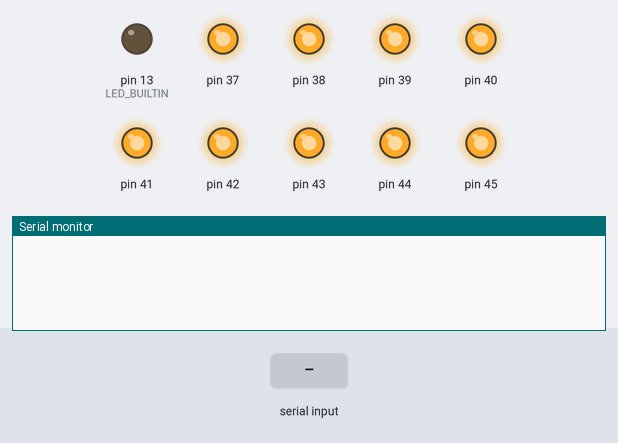
The program below on a simulated Arduino Mega 2560, built with avr-gcc and run on an emulated ATmega2560. On the bench: output pins drawn as LEDs (lit = HIGH), the last lines printed to the serial monitor. The test bench sets the inputs (shaded band). Random numbers use the default seed unless the program sets one.

Above: at 1.2 s.
1.3 s: "ON\n" received over the second serial link
At 2.1 s:
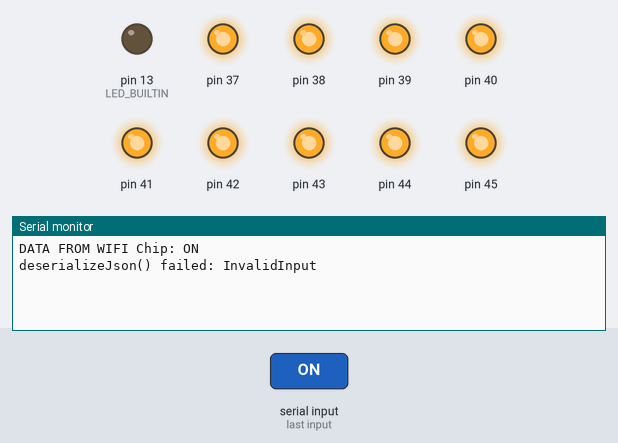
2.8 s: "OFF\n" received over the second serial link
At 4.1 s:
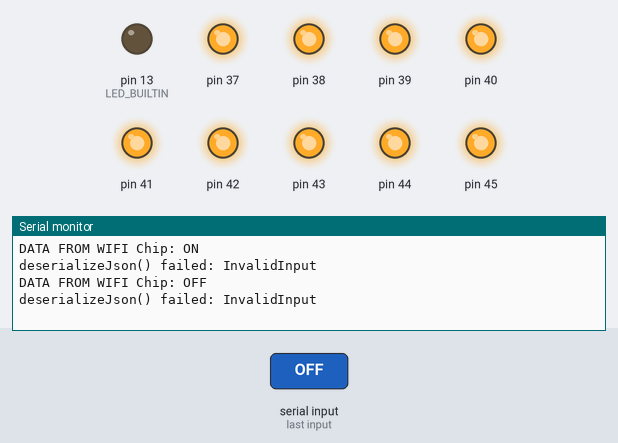
4.7 s: "debug:\n" received over the second serial link
At 6.2 s:
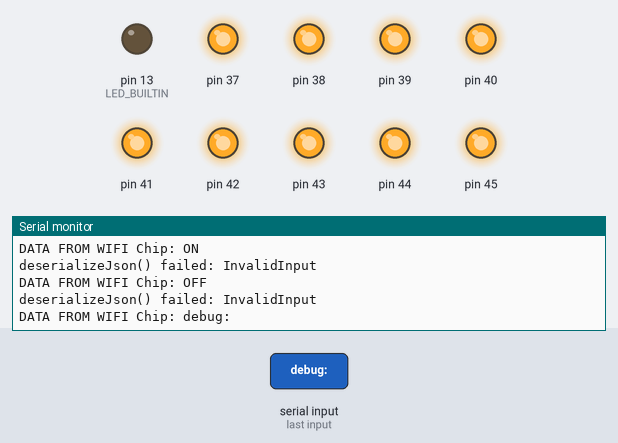

The program:

main.cpp
```cpp
#include <Arduino.h>
#include <ArduinoJson.h>
#include "pin.h"

#ifndef ARDUINO_CPP
#define ARDUINO_CPP
// Define the device ID
String ID = "EC01";
// Define the pin numbers to easily readable names
#define OP1 45
#define OP2 44
#define OP3 43
#define OP4 42
#define OP5 41
#define OP6 40
#define OP7 39
#define OP8 38
#define OP9 37

#define IP1 30
#define IP2 29
#define IP3 28
#define IP4 27
#define IP5 26
#define IP6 25
#define IP7 24
#define IP8 23
#define IP9 22

#define AI1 A1
#define AI2 A2

// Define the pin states based on pullup settings
const int ON = LOW;
const int OFF = HIGH;

// Define the commands received from the server

// Define the Pin class to hold the state of the pins

Pin op1(OP1, "OP1", "OFF");
Pin op2(OP2, "OP2", "OFF");
Pin op3(OP3, "OP3", "OFF");
Pin op4(OP4, "OP4", "OFF");
Pin op5(OP5, "OP5", "OFF");
Pin op6(OP6, "OP6", "OFF");
Pin op7(OP7, "OP7", "OFF");
Pin op8(OP8, "OP8", "OFF");
Pin op9(OP9, "OP9", "OFF");

Pin ip1(IP1, "IP1", "OFF");
Pin ip2(IP2, "IP2", "OFF");
Pin ip3(IP3, "IP3", "OFF");
Pin ip4(IP4, "IP4", "OFF");
Pin ip5(IP5, "IP5", "OFF");
Pin ip6(IP6, "IP6", "OFF");
Pin ip7(IP7, "IP7", "OFF");
Pin ip8(IP8, "IP8", "OFF");
Pin ip9(IP9, "IP9", "OFF");

// Define the array of output pins, output state, and output commands
#define OPARRAYSIZE 9
Pin opArray[OPARRAYSIZE] = {op1, op2, op3, op4, op5, op6, op7, op8, op9};

// Define the array of input pins and input state
#define IPARRAYSIZE 9

Pin ipArray[IPARRAYSIZE] = {ip1, ip2, ip3, ip4, ip5, ip6, ip7, ip8, ip9};

#endif
bool awaitingResponseFromServer = false;

// -------------Setup Start----------------
void setupDigitalPins()
{
  for (int i = 0; i < OPARRAYSIZE; i++)
  {
    pinMode(opArray[i].pinNumber, OUTPUT);
  }
  for (int i = 0; i < IPARRAYSIZE; i++)
  {
    pinMode(ipArray[i].pinNumber, INPUT_PULLUP);
  }
}

void initDigitalPins()
{
  for (int i = 0; i < OPARRAYSIZE; i++)
  {
    digitalWrite(opArray[i].pinNumber, OFF);
  }
  for (int i = 0; i < IPARRAYSIZE; i++)
  {
    digitalWrite(ipArray[i].pinNumber, OFF);
  }
}

void setup()
{
  Serial.begin(9600);  // For debugging
  Serial2.begin(9600); // For writing to Wifi chip which will be used to communicate with the server
  Serial2.setTimeout(1000);
  pinMode(LED_BUILTIN, OUTPUT);

  setupDigitalPins();
  initDigitalPins();
}
// -------------Setup End----------------

// -------------Loop Start----------------
void readDigitalOutput()
{
  for (int i = 0; i < OPARRAYSIZE; i++)
  {
    opArray[i].pinState = digitalRead(opArray[i].pinNumber) == ON ? "ON" : "OFF";
  }
}

void readDigitalInput()
{
  for (int i = 0; i < IPARRAYSIZE; i++)
  {
    ipArray[i].pinState = digitalRead(ipArray[i].pinNumber) == ON ? "ON" : "OFF";
  }
}

String createOutputJSON()
{
  // Create JSON
  JsonDocument doc;
  JsonDocument values;

  for (int i = 0; i < OPARRAYSIZE; i++)
  {
    values[opArray[i].pinName] = opArray[i].pinState;
  }
  values["v"] = random(230, 240);
  doc["values"] = values;

  String jsonString = "";
  serializeJson(doc, jsonString);
  return jsonString;
}

int getValue(String command)
{
  if (command == "ON")
  {
    return ON;
  }
  else if (command == "OFF")
  {
    return OFF;
  }
  else
  {
    return -1;
  }
}

void sendData(String jsonString)
{

  // Serial.println("Sending JSON to server: " + jsonString);

  // Send JSON to the server
  Serial2.println(jsonString);
  Serial2.flush();
}

void recieveCommands()
{

  if (Serial2.available())
  {
    JsonDocument doc;
    String serialData = Serial2.readStringUntil('\n');
    Serial.println("DATA FROM WIFI Chip: " + serialData);
    if (serialData == "" || serialData == "\n" || serialData.indexOf("debug:") >= 0)
    {
      return;
    }
    DeserializationError error = deserializeJson(doc, serialData);
    if (error)
    {
      Serial.print(F("deserializeJson() failed: "));
      Serial.println(error.c_str());
      return;
    }
    else
    {

      int flag1 = getValue(doc["OP1"].as<String>());
      if (flag1 >= 0)
      {
        digitalWrite(op1.pinNumber, flag1);
      }
      int flag2 = getValue(doc["OP2"].as<String>());
      if (flag2 >= 0)
      {
        digitalWrite(op2.pinNumber, flag2);
      }
      int flag3 = getValue(doc["OP3"].as<String>());
      if (flag3 >= 0)
      {
        digitalWrite(op3.pinNumber, flag3);
      }
      int flag4 = getValue(doc["OP4"].as<String>());
      if (flag4 >= 0)
      {
        digitalWrite(op4.pinNumber, flag4);
      }
      int flag5 = getValue(doc["OP5"].as<String>());
      if (flag5 >= 0)
      {
        digitalWrite(op5.pinNumber, flag5);
      }
      int flag6 = getValue(doc["OP6"].as<String>());
      if (flag6 >= 0)
      {
        digitalWrite(op6.pinNumber, flag6);
      }
      int flag7 = getValue(doc["OP7"].as<String>());
      if (flag7 >= 0)
      {
        digitalWrite(op7.pinNumber, flag7);
      }
      int flag8 = getValue(doc["OP8"].as<String>());
      if (flag8 >= 0)
      {
        digitalWrite(op8.pinNumber, flag8);
      }
      int flag9 = getValue(doc["OP9"].as<String>());
      if (flag9 >= 0)
      {
        digitalWrite(op9.pinNumber, flag9);
      }
    }
  }
}
String prevJSONString = "";
unsigned long lastMeasure = 0;
unsigned long now = 0;

void loop()
{

  recieveCommands();
  delay(500);
  readDigitalOutput();
  String jsonString = createOutputJSON();
  now = millis();
  // Publishes new temperature and humidity every 5 seconds

  if (jsonString == prevJSONString && now - lastMeasure < 5000)
  {
    return;
  }
  lastMeasure = now;
  sendData(jsonString);
  prevJSONString = jsonString;

  // Serial.println(" ************* Loop end ************* ");
}
```

pin.h
```cpp
#include <Arduino.h>

#ifndef PIN_H
#define PIN_H

class Pin
{
public:
    int pinNumber;
    String pinName;
    String pinState;

    Pin(int pinNumber, String pinName, String pinState)
    {
        this->pinNumber = pinNumber;
        this->pinName = pinName;
        this->pinState = pinState;
    }

    void setPinState(String pinState)
    {
        this->pinState = pinState;
    }

    bool isPinOn()
    {
        return this->pinState == "ON";
    }

    void setPinOFF()
    {
        this->pinState = "OFF";
    }
};

#endif
```

Measured:
- after the input at 1.3 s, the serial monitor: prints a new line at once (image 1)
- after the input at 2.8 s, the serial monitor: prints a new line after 0.45 s (image 2)
- after the input at 4.7 s, the serial monitor: prints a new line after 0.50 s (image 3)
